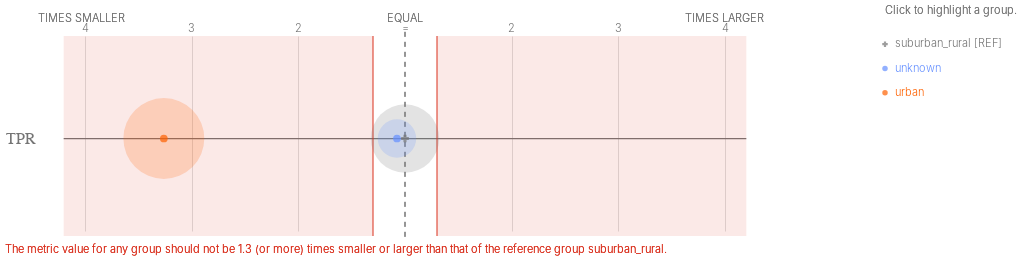

The cell this chart's notebook holds for it:
### Code cell
ap.disparities(bdf, metrics, 'metro_type', fairness_threshold = 1.30)

### Figure 1 — Vega-Lite specification as saved in the notebook (floating-point values rounded to 4 significant figures)
{"config": {"view": {"continuousWidth": 400, "continuousHeight": 300, "strokeWidth": 0}, "axisLeft": {"labelColor": "rgb(117,117,117)", "labelFont": "Helvetica", "labelFontSize": 16}}, "layer": [{"data": {"name": "data-a80bbe78875d74850191493116348974"}, "mark": {"type": "rule", "stroke": "rgb(117,117,117)", "strokeWidth": 1.25, "tooltip": ""}, "encoding": {"x": {"type": "quantitative", "field": "x", "scale": {"domain": [-3, 3], "range": [80.0, 720.0]}}, "x2": {"field": "x2"}, "y": {"type": "nominal", "axis": {"domain": false, "labelAngle": 0, "labelPadding": -30, "orient": "left", "ticks": false, "title": ""}, "field": "metric", "scale": {"domain": ["TPR"], "range": [30, 225.0]}}}}, {"data": {"name": "data-79dd248bdaa0ea02c535240e8ad022c8"}, "mark": {"type": "rule", "stroke": "rgb(117,117,117)", "strokeDash": [5, 5], "strokeWidth": 1}, "encoding": {"tooltip": {"value": "suburban_rural [REF]"}, "x": {"value": 400.0}, "y": {"value": 20.83}, "y2": {"value": 229.2}}}, {"data": {"name": "data-f70f876ef858e7578abafe4eee75fee4"}, "mark": {"type": "text", "align": "center", "color": "rgb(117,117,117)", "font": "Helvetica", "fontSize": 11, "fontWeight": 300, "tooltip": ""}, "encoding": {"text": {"type": "nominal", "field": "label"}, "x": {"type": "quantitative", "field": "value", "scale": {"domain": [-3, 3], "range": [80.0, 720.0]}}, "y": {"value": 17.5}}}, {"layer": [{"mark": {"type": "text", "align": "right", "fill": "rgb(117,117,117)", "font": "Helvetica", "fontSize": 11, "fontWeight": 300, "tooltip": ""}, "encoding": {"text": {"value": "TIMES SMALLER"}, "x": {"value": 120.0}, "y": {"value": 7.5}}}, {"mark": {"type": "text", "align": "left", "fill": "rgb(117,117,117)", "font": "Helvetica", "fontSize": 11, "fontWeight": 300, "tooltip": ""}, "encoding": {"text": {"value": "TIMES LARGER"}, "x": {"value": 680.0}, "y": {"value": 7.5}}}, {"mark": {"type": "text", "align": "center", "fill": "rgb(117,117,117)", "font": "Helvetica", "fontSize": 11, "fontWeight": 300, "tooltip": ""}, "encoding": {"text": {"value": "EQUAL"}, "x": {"value": 400.0}, "y": {"value": 7.5}}}], "data": {"name": "data-79dd248bdaa0ea02c535240e8ad022c8"}}, {"layer": [{"mark": {"type": "rule", "opacity": 0.8, "stroke": "rgb(217, 46, 28)", "strokeWidth": 1.25, "tooltip": ""}, "encoding": {"x": {"type": "quantitative", "field": "min", "scale": {"domain": [-3, 3], "range": [80.0, 720.0]}}, "y": {"value": 25.0}, "y2": {"value": 225.0}}}, {"mark": {"type": "rule", "opacity": 0.8, "stroke": "rgb(217, 46, 28)", "strokeWidth": 1.25, "tooltip": ""}, "encoding": {"x": {"type": "quantitative", "field": "max", "scale": {"domain": [-3, 3], "range": [80.0, 720.0]}}, "y": {"value": 25.0}, "y2": {"value": 225.0}}}, {"layer": [{"mark": {"type": "rect", "fill": "rgb(217, 46, 28)", "opacity": 0.1, "tooltip": ""}, "encoding": {"x": {"type": "quantitative", "field": "min", "scale": {"domain": [-3, 3], "range": [80.0, 720.0]}}, "x2": {"field": "lower_end"}, "y": {"value": 25.0}, "y2": {"value": 225.0}}}, {"mark": {"type": "rect", "fill": "rgb(217, 46, 28)", "opacity": 0.1, "tooltip": ""}, "encoding": {"x": {"type": "quantitative", "field": "max", "scale": {"domain": [-3, 3], "range": [80.0, 720.0]}}, "x2": {"field": "upper_end"}, "y": {"value": 25.0}, "y2": {"value": 225.0}}}]}, {"data": {"name": "data-79dd248bdaa0ea02c535240e8ad022c8"}, "mark": {"type": "text", "align": "left", "baseline": "top", "fill": "rgb(217, 46, 28)", "font": "Helvetica", "fontSize": 11, "fontWeight": 300, "tooltip": ""}, "encoding": {"text": {"value": "The metric value for any group should not be 1.3 (or more) times smaller or larger than that of the reference group suburban_rural."}, "x": {"value": 0}, "y": {"value": 233.3}}}], "data": {"name": "data-3dee117d57e1ece1df7853af976ed45d"}}, {"layer": [{"mark": "circle"}, {"data": {"name": "data-c9b567e44bc738f5e40a399c47e7d27e"}, "mark": {"type": "circle", "opacity": 0.2}, "encoding": {"color": {"condition": {"type": "nominal", "field": "attribute_value", "legend": null, "scale": {"domain": ["suburban_rural", "unknown", "urban"], "range": ["rgb(117,117,117)", "rgb(100, 143, 255)", "rgb(254, 97, 0)", "rgb(220, 38, 127)", "rgb(255, 176, 0)", "rgb(120, 94, 240)"]}, "selection": "selector069"}, "value": "rgb(224,224,224)"}, "size": {"type": "quantitative", "field": "group_size", "legend": null, "scale": {"domain": [0, 10940.0], "range": [0, 7854.0]}}, "tooltip": [{"type": "nominal", "field": "attribute_value", "title": "Group"}, {"type": "nominal", "field": "tooltip_group_size", "title": "Group Size"}, {"type": "nominal", "field": "tooltip_disparity_explanation_tpr", "title": "Disparity"}, {"type": "quantitative", "field": "tpr", "format": ".2f", "title": "TPR"}], "x": {"type": "quantitative", "axis": {"domain": false, "labels": false, "ticks": false, "title": null, "values": [-3, -2, -1, 1, 2, 3]}, "field": "tpr_disparity_scaled", "scale": {"domain": [-3, 3], "range": [80.0, 720.0]}}, "y": {"type": "nominal", "axis": {"domain": false, "grid": false, "labels": false, "ticks": false, "title": " "}, "field": "metric_variable", "scale": {"domain": ["TPR"], "range": [30, 225.0]}}}, "selection": {"selector071": {"type": "multi", "empty": "all", "fields": ["attribute_value"]}}, "transform": [{"calculate": "'TPR'", "as": "metric_variable"}]}, {"layer": [{"mark": "point"}, {"data": {"name": "data-c9b567e44bc738f5e40a399c47e7d27e"}, "mark": {"type": "point", "filled": true, "size": 60}, "encoding": {"color": {"condition": {"type": "nominal", "field": "attribute_value", "legend": null, "scale": {"domain": ["suburban_rural", "unknown", "urban"], "range": ["rgb(117,117,117)", "rgb(100, 143, 255)", "rgb(254, 97, 0)", "rgb(220, 38, 127)", "rgb(255, 176, 0)", "rgb(120, 94, 240)"]}, "selection": "selector069"}, "value": "rgb(224,224,224)"}, "shape": {"type": "nominal", "field": "attribute_value", "legend": null, "scale": {"domain": ["suburban_rural", "unknown", "urban"], "range": ["cross", "circle", "circle"]}}, "tooltip": [{"type": "nominal", "field": "attribute_value", "title": "Group"}, {"type": "nominal", "field": "tooltip_group_size", "title": "Group Size"}, {"type": "nominal", "field": "tooltip_disparity_explanation_tpr", "title": "Disparity"}, {"type": "quantitative", "field": "tpr", "format": ".2f", "title": "TPR"}], "x": {"type": "quantitative", "axis": {"domain": false, "labels": false, "ticks": false, "title": null, "values": [-3, -2, -1, 1, 2, 3]}, "field": "tpr_disparity_scaled", "scale": {"domain": [-3, 3], "range": [80.0, 720.0]}}, "y": {"type": "nominal", "axis": {"domain": false, "grid": false, "labels": false, "ticks": false, "title": " "}, "field": "metric_variable", "scale": {"domain": ["TPR"], "range": [30, 225.0]}}}, "selection": {"selector070": {"type": "multi", "empty": "all", "fields": ["attribute_value"]}}, "transform": [{"calculate": "'TPR'", "as": "metric_variable"}]}]}]}, {"layer": [{"mark": {"type": "point", "filled": true, "tooltip": ""}, "encoding": {"color": {"condition": {"type": "nominal", "field": "attribute_value", "legend": null, "scale": {"domain": ["suburban_rural", "unknown", "urban"], "range": ["rgb(117,117,117)", "rgb(100, 143, 255)", "rgb(254, 97, 0)", "rgb(220, 38, 127)", "rgb(255, 176, 0)", "rgb(120, 94, 240)"]}, "selection": "selector069"}, "value": "rgb(224,224,224)"}, "shape": {"type": "nominal", "field": "attribute_value", "legend": null, "scale": {"domain": ["suburban_rural", "unknown", "urban"], "range": ["cross", "circle", "circle"]}}, "x": {"value": 880.0}, "y": {"type": "nominal", "axis": {"domain": false, "grid": false, "labels": false, "ticks": false, "title": " "}, "field": "attribute_value", "scale": {"domain": ["suburban_rural", "unknown", "urban"], "range": [21, 94]}}}, "selection": {"selector069": {"type": "multi", "empty": "all", "fields": ["attribute_value"]}}}, {"mark": {"type": "text", "align": "left", "baseline": "middle", "font": "Helvetica", "fontSize": 11, "fontWeight": 300, "tooltip": ""}, "encoding": {"color": {"condition": {"type": "nominal", "field": "attribute_value", "legend": null, "scale": {"domain": ["suburban_rural", "unknown", "urban"], "range": ["rgb(117,117,117)", "rgb(100, 143, 255)", "rgb(254, 97, 0)", "rgb(220, 38, 127)", "rgb(255, 176, 0)", "rgb(120, 94, 240)"]}, "selection": "selector069"}, "value": "rgb(224,224,224)"}, "text": {"type": "nominal", "field": "label"}, "x": {"value": 890.0}, "y": {"type": "nominal", "axis": {"domain": false, "grid": false, "labels": false, "ticks": false, "title": " "}, "field": "attribute_value", "scale": {"domain": ["suburban_rural", "unknown", "urban"], "range": [21, 94]}}}, "selection": {"selector072": {"type": "multi", "empty": "all", "fields": ["attribute_value"]}}}, {"data": {"name": "data-79dd248bdaa0ea02c535240e8ad022c8"}, "mark": {"type": "text", "align": "left", "baseline": "middle", "color": "rgb(117,117,117)", "font": "Helvetica", "fontSize": 11, "fontWeight": 300, "tooltip": ""}, "encoding": {"text": {"value": "Click to highlight a group."}, "x": {"value": 880.0}, "y": {"value": 0}}}], "data": {"name": "data-e1f9423a4bded23d71327d85bde107c5"}}], "height": 250, "resolve": {"scale": {"size": "independent", "y": "independent"}}, "width": 800, "$schema": "https://vega.github.io/schema/vega-lite/v4.8.1.json", "datasets": {"data-a80bbe78875d74850191493116348974": [{"metric": "TPR", "x": -3.2, "x2": 3.2}], "data-79dd248bdaa0ea02c535240e8ad022c8": [{"a": 1, "b": 0}, {"a": 1, "b": 0}], "data-f70f876ef858e7578abafe4eee75fee4": [{"value": -3, "label": 4}, {"value": -2, "label": 3}, {"value": -1, "label": 2}, {"value": 0, "label": "="}, {"value": 1, "label": 2}, {"value": 2, "label": 3}, {"value": 3, "label": 4}], "data-3dee117d57e1ece1df7853af976ed45d": [{"min": -0.3, "max": 0.3, "lower_end": -3.2, "upper_end": 3.2}], "data-c9b567e44bc738f5e40a399c47e7d27e": [{"attribute_name": "metro_type", "attribute_value": "suburban_rural", "group_size": 6506, "total_entities": 17677, "tpr": 0.1392, "tpr_disparity": 1.0, "tpr_disparity_scaled": 0.0, "tooltip_group_size": "6,506 (36.80%)", "tooltip_disparity_explanation_tpr": "Reference group"}, {"attribute_name": "metro_type", "attribute_value": "unknown", "group_size": 2056, "total_entities": 17677, "tpr": 0.1294, "tpr_disparity": 0.93, "tpr_disparity_scaled": -0.0753, "tooltip_group_size": "2,056 (11.63%)", "tooltip_disparity_explanation_tpr": "1.08 times smaller TPR than the reference group"}, {"attribute_name": "metro_type", "attribute_value": "urban", "group_size": 9115, "total_entities": 17677, "tpr": 0.04267, "tpr_disparity": 0.3067, "tpr_disparity_scaled": -2.261, "tooltip_group_size": "9,115 (51.56%)", "tooltip_disparity_explanation_tpr": "3.26 times smaller TPR than the reference group"}], "data-e1f9423a4bded23d71327d85bde107c5": [{"attribute_value": "suburban_rural", "label": "suburban_rural [REF]"}, {"attribute_value": "unknown", "label": "unknown"}, {"attribute_value": "urban", "label": "urban"}]}}
